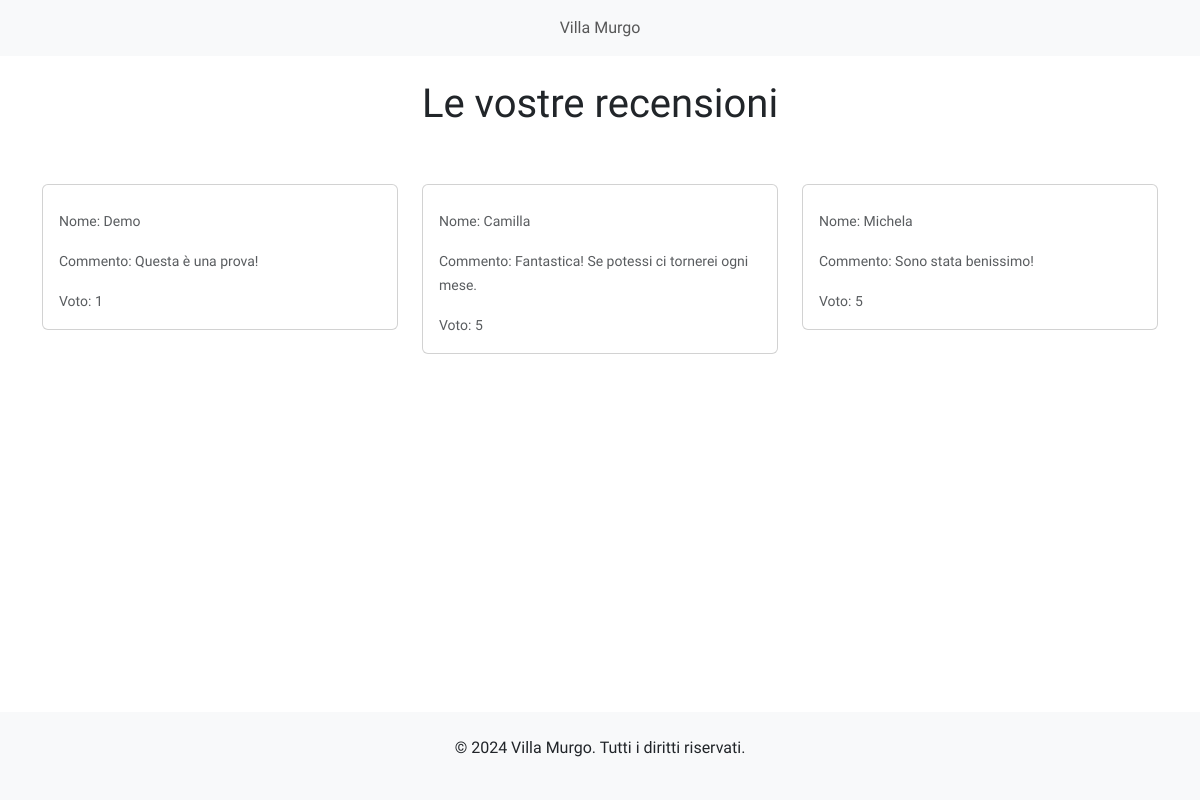
The app's page /recensioni/ with its own data.
### homepage/models.py (models this page shows, shortened)
class Recensione(models.Model):
    nome = models.CharField(max_length=100)
    commento = models.TextField()
    voto = models.IntegerField(choices=[(i, str(i)) for i in range(1, 6)])  # Valutazione da 1 a 5
    data_creazione = models.DateTimeField(auto_now_add=True)

### homepage/views.py (the view)
# urls.py: path('recensioni/', views.gestisci_recensioni, name='recensioni'),
def gestisci_recensioni(request):
    recensioni = Recensione.objects.order_by('-data_creazione')
    return render(request, 'homepage/recensioni.html', {'recensioni': recensioni})

### homepage/templates/homepage/recensioni.html (shortened to what this page needs)
<!DOCTYPE html>
<html lang="en">
<head>
    <link href="https://cdn.jsdelivr.net/npm/bootstrap@5.3.0-alpha1/dist/css/bootstrap.min.css" rel="stylesheet">
</head>
<body>
    <nav class="navbar navbar-expand-lg navbar-light bg-light">
        <div class="container-fluid">
            <div class="collapse navbar-collapse" id="navbarNav">
                <ul class="navbar-nav">
                    <li class="nav-item">
                        <a class="nav-link" href="{% url 'homepage' %}">Villa Murgo</a>
                    </li>
                </ul>
            </div>
        </div>
    </nav>
    <div class="container">
        <h1 class="text-center my-4">Le vostre recensioni</h1>
        <div class="row">
                {% for recensione in recensioni %}
                    <div class="col-md-4">
                        <div class="card recensioni-card">
                            <div class="card-body">
                                <p class="card-text"><small class="text-muted">Nome: {{ recensione.nome }}</small></p>
                                <p class="card-text"><small class="text-muted">Commento: {{ recensione.commento }}</small></p>
                                <p class="card-text"><small class="text-muted">Voto: {{ recensione.voto }}</small></p>
                            </div>
                        </div>
                    </div>
                {% endfor %}
        </div>
    </div>
    <footer class="text-center py-4 bg-light mt-auto">
        <p>&copy; 2024 Villa Murgo. Tutti i diritti riservati.</p>
    </footer>
</body>
</html>

### homepage/templates/homepage/recensioni.html (style rules this page uses)
@media (min-width: 992px) { .card { transition: transform 0.3s ease-in-out; } }
body { font-family: 'Gabarito', sans-serif; display: flex; flex-direction: column; min-height: 100vh; }
.container { flex: 1; }
.recensioni-card { margin-top: 2rem; }
.navbar-nav { display: flex; justify-content: center; width: 100%; }
.navbar-collapse { justify-content: center; }

### records on screen
Recensione: nome "Demo", commento "Questa è una prova!", voto "1"
Recensione: nome "Camilla", commento "Fantastica! Se potessi ci tornerei ogni mese.", voto "5"
Recensione: nome "Michela", commento "Sono stata benissimo!", voto "5"
